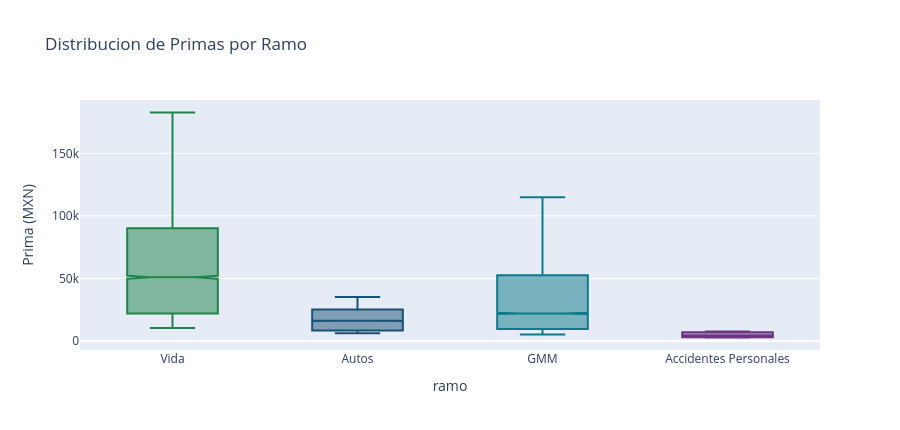

Notebook code cell kept with this figure:
### Code cell
# 3. Box plot interactivo — haz clic en un outlier para identificarlo
fig = px.box(
    df, x='ramo', y='prima_total',
    color='ramo', color_discrete_map=COLORES,
    notched=True,   # la muesca = intervalo de confianza de la mediana
    title='Distribucion de Primas por Ramo',
    labels={'prima_total':'Prima (MXN)'},
)
fig.update_layout(showlegend=False, height=430)
fig.show()

### Figure 1 — Plotly figure (JSON) as saved in the notebook; plotly's stock layout.template omitted (floating-point values rounded to 4 significant figures; data arrays with more than 128 entries replaced by an {"elided": "..."} marker saying what was removed)
{"data": [{"alignmentgroup": "True", "hovertemplate": "ramo=%{x}<br>Prima (MXN)=%{y}<extra></extra>", "legendgroup": "Vida", "marker": {"color": "#1E8449"}, "name": "Vida", "notched": true, "offsetgroup": "Vida", "orientation": "v", "showlegend": true, "type": "box", "x": {"elided": "7510 str values"}, "x0": " ", "xaxis": "x", "y": {"elided": "7510 float values"}, "y0": " ", "yaxis": "y"}, {"alignmentgroup": "True", "hovertemplate": "ramo=%{x}<br>Prima (MXN)=%{y}<extra></extra>", "legendgroup": "Autos", "marker": {"color": "#1A5276"}, "name": "Autos", "notched": true, "offsetgroup": "Autos", "orientation": "v", "showlegend": true, "type": "box", "x": {"elided": "14752 str values"}, "x0": " ", "xaxis": "x", "y": {"elided": "14752 float values"}, "y0": " ", "yaxis": "y"}, {"alignmentgroup": "True", "hovertemplate": "ramo=%{x}<br>Prima (MXN)=%{y}<extra></extra>", "legendgroup": "GMM", "marker": {"color": "#0D7A8A"}, "name": "GMM", "notched": true, "offsetgroup": "GMM", "orientation": "v", "showlegend": true, "type": "box", "x": {"elided": "22531 str values"}, "x0": " ", "xaxis": "x", "y": {"elided": "22531 float values"}, "y0": " ", "yaxis": "y"}, {"alignmentgroup": "True", "hovertemplate": "ramo=%{x}<br>Prima (MXN)=%{y}<extra></extra>", "legendgroup": "Accidentes Personales", "marker": {"color": "#6C3483"}, "name": "Accidentes Personales", "notched": true, "offsetgroup": "Accidentes Personales", "orientation": "v", "showlegend": true, "type": "box", "x": {"elided": "5207 str values"}, "x0": " ", "xaxis": "x", "y": {"elided": "5207 float values"}, "y0": " ", "yaxis": "y"}], "layout": {"boxmode": "overlay", "height": 430, "legend": {"title": {"text": "ramo"}, "tracegroupgap": 0}, "showlegend": false, "title": {"text": "Distribucion de Primas por Ramo"}, "xaxis": {"anchor": "y", "categoryarray": ["Vida", "Autos", "GMM", "Accidentes Personales"], "categoryorder": "array", "domain": [0, 1], "title": {"text": "ramo"}}, "yaxis": {"anchor": "x", "domain": [0, 1], "title": {"text": "Prima (MXN)"}}}}
